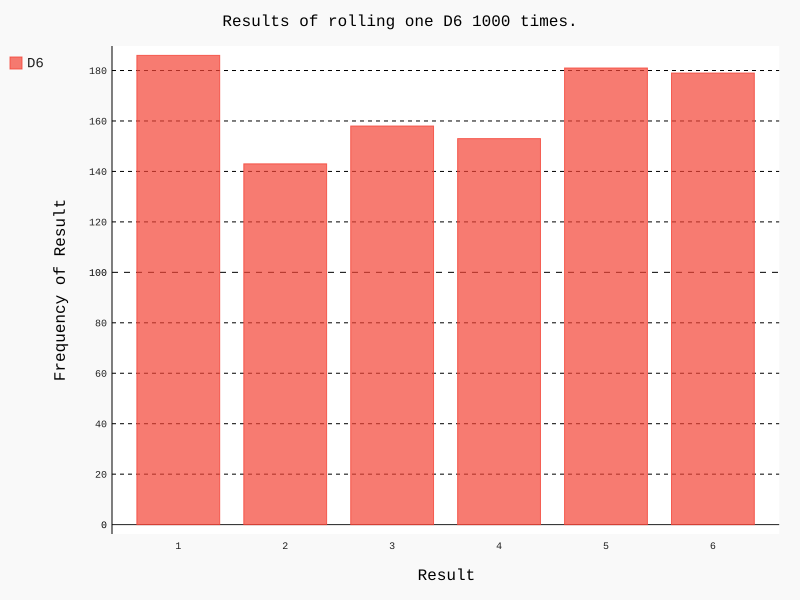

Here is the Python script that generated this plot:
from die import Die
import os
import pygal

# 修改当前工作目录为指定目录
os.chdir('Python编程从入门到实践\\Datavisualization')
# # 打印修改后的当前工作目录
# print("修改后的工作目录:", os.getcwd())

# 创建一个D6
die = Die()

results = []
# 掷几次骰子，并将结果存储在一个列表中
for roll_num in range(1000):
    result = die.roll()
    results.append(result)

# 分析结果
frequencies = []
for value in range(1,die.num_sides + 1):
    frequency = results.count(value)
    frequencies.append(frequency)

# print(frequencies)

# 对结果进行可视化
hist = pygal.Bar()
hist.title = "Results of rolling one D6 1000 times."
hist.x_labels = ['1', '2', '3', '4', '5', '6']
hist.x_title = "Result"
hist.y_title = "Frequency of Result"

# add()将一系列值添加到图表中（向它传递要给添加的值指定的标签，还有一个列表，其中包含将出现在图表中的值）
hist.add('D6',frequencies)
# 将这个图表渲染为一个SVG文件，文件的扩展名必须为.svg
hist.render_to_file('die_visual.svg')
